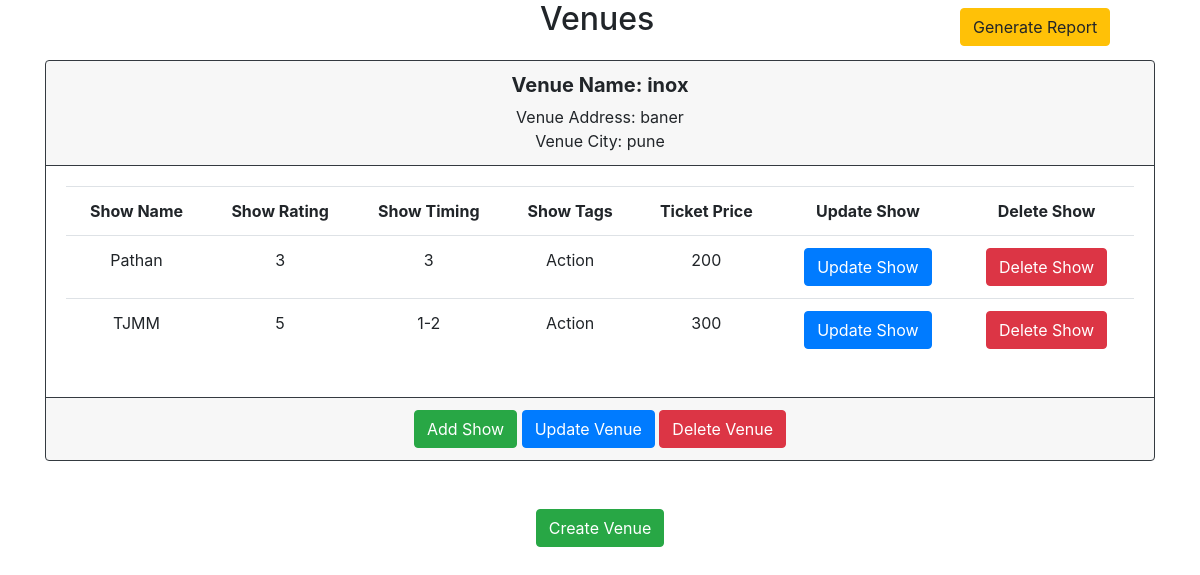
Page /admin_dashboard on the committed database.
### app.py (models this page shows)
class Venue(db.Model):
    __tablename__='venue'
    venue_id=db.Column(db.Integer,autoincrement=True, primary_key=True)
    venue_name=db.Column(db.String,nullable=False)
    venue_address=db.Column(db.String,nullable=False)
    venue_city=db.Column(db.String,nullable=False)
    venue_capacity=db.Column(db.Integer,nullable=False)

class Show(db.Model):
    __tablename__='show'
    show_id=db.Column(db.Integer, autoincrement=True, primary_key=True)
    show_name=db.Column(db.String,nullable=False)
    show_rating=db.Column(db.Integer)
    show_timing=db.Column(db.String)
    show_tags=db.Column(db.String)
    show_ticket_price=db.Column(db.Integer)
    show_capacity=db.Column(db.Integer)
    show_tickets_sold=db.Column(db.Integer)
    show_collection=db.Column(db.Integer)

### app.py (the view)
@app.route("/admin_dashboard", methods=["GET"])
def admin_dashboard():
    curr_admin_dash=[]
    all_venues=Venue.query.all()
    for venu in all_venues:
        venue_id,v_name=venu.venue_id,venu.venue_name
        venue_address,venue_city=venu.venue_address,venu.venue_city
        all_shows=Reservation.query.filter_by(rvenue_id=venue_id).all()
        curr_venue_detail={}
        curr_venue_detail[(venue_id,v_name,venue_address,venue_city)]=[]
        for show in all_shows:
            curr_show_rating=[]
            show_id=show.rshow_id
            all_shows_for_rating_cal=Bookings.query.filter_by(bshow_id=show_id).all()
            for rating_cal in all_shows_for_rating_cal:
                if rating_cal.brating:
                    curr_show_rating.append(rating_cal.brating)
            curr_show=Show.query.filter_by(show_id=show_id).first()
            if curr_show_rating:
                curr_show.show_rating=sum(curr_show_rating)/len(curr_show_rating)
                db.session.commit()
            curr_venue_detail[(venue_id,v_name,venue_address,venue_city)].append([curr_show.show_name,
                                                                                  curr_show.show_rating,
                                                                                  curr_show.show_timing,
                                                                                  curr_show.show_tags,
                                                                                  curr_show.show_ticket_price,
                                                                                  show_id
                                                                                  ])
        curr_admin_dash.append(curr_venue_detail)
    return render_template('admin_dashboard.html',curr_admin_dash=curr_admin_dash)

### templates/admin_dashboard.html (shortened to what this page needs)
<!DOCTYPE html>
<html lang="en">
<head>
    <link rel="stylesheet" href="{{ url_for('static', filename='css/bootstrap.css' ) }}">
</head>
<body>
    <div>
        <h2 style="position: absolute; left: 45%; top: 0; margin: 0;">Venues</h2>
    </div>
    <div class="pt-2" style="position: absolute; top: 0; left: 80%; margin: 0;">
        <a href="/admin/generate_report" class="btn btn-warning">Generate Report</a>
    </div>
    {% if curr_admin_dash|length == 0 %}
    <div class="container vertical-center" style="width: 100%">
        <div class="horizontal-center text-center pt-5">
            <h4>No venue Found. Add venue now!</h4>
        </div>
    </div>
    {% else %}
    <div class="container">
        <div style="padding-top: 60px;" class="row">
            {% for venue_detail in curr_admin_dash %}
                {% for venue in venue_detail %}
                    <div class="col-12 pb-5">
                        <div class="card text-center border-dark">
                            <div class="card-header border-dark">
                                <div><h5><b>Venue Name: {{venue[1]}}</b></h5></div>
                                <div>Venue Address: {{venue[2]}}</div>
                                <div>Venue City: {{venue[3]}}</div>
                            </div>
                            <div class="card-body">
                                {% if venue_detail[venue]|length == 0 %}
                                    <h6>No Show Found. Add Show now!</h6>
                                {% else %}
                                    <table class="table" id="show-bookings">
                                        <tr>
                                            <th>Show Name</th>
                                            <th>Show Rating</th>
                                            <th>Show Timing</th>
                                            <th>Show Tags</th>
                                            <th>Ticket Price</th>
                                            <th>Update Show</th>
                                            <th>Delete Show</th>
                                        </tr>
                                    {% for show in venue_detail[venue] %}
                                            <tr>
                                                <td>{{ show[0] }}</td>
                                                <td>{{ show[1] }}</td>
                                                <td>{{ show[2] }}</td>
                                                <td>{{ show[3] }}</td>
                                                <td>{{ show[4] }}</td>
                                                <td><a class="btn btn-primary" href="/admin/{{show[5]}}/update_show">Update Show</a></td>
                                                <td><a class="btn btn-danger" href="/admin/{{show[5]}}/delete_show">Delete Show</a></td>
                                            </tr>
                                    {% endfor %}
                                    </table>
                                {% endif %}
                            </div>
                            <div class="card-footer text-muted border-dark">
                                <a href="/admin/{{venue[0]}}/add_show" class="btn btn-success">Add Show</a>
                                <a href="/admin/{{venue[0]}}/update_venue" class="btn btn-primary">Update Venue</a>
                                <a href="/admin/{{venue[0]}}/delete_venue" class="btn btn-danger">Delete Venue</a>
                            </div>
                        </div>
                    </div>
                {% endfor %}
            {% endfor %}
        </div>
    </div>
    {%endif%}
    <div class="container vertical-center" style="width: 100%">
        <div class="horizontal-center text-center pb-5">
            <a href="/admin/create_venue" class="btn btn-success">Create Venue</a>
        </div>
    </div>
</body>
</html>

### rows in the picture
Venue: venue_name "inox", venue_address "baner", venue_city "pune"
Show: show_name "Pathan", show "3", show_rating "3", show_tags "Action", show_ticket_price "200"
Show: show_name "TJMM", show_rating "5", show_timing "1-2", show_tags "Action", show_ticket_price "300"
